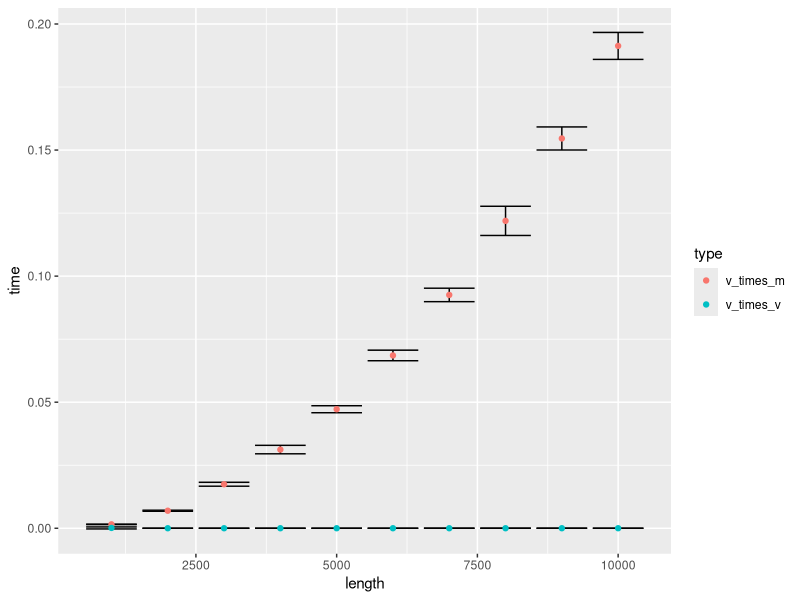
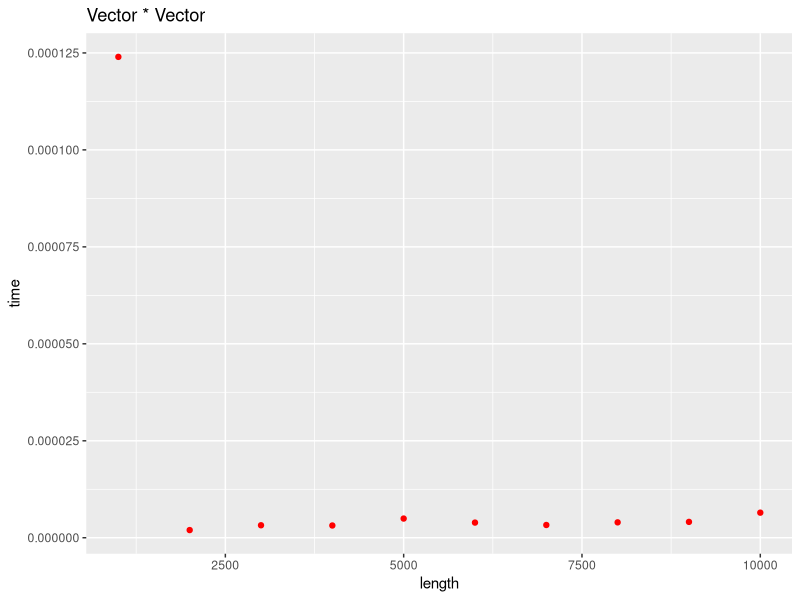
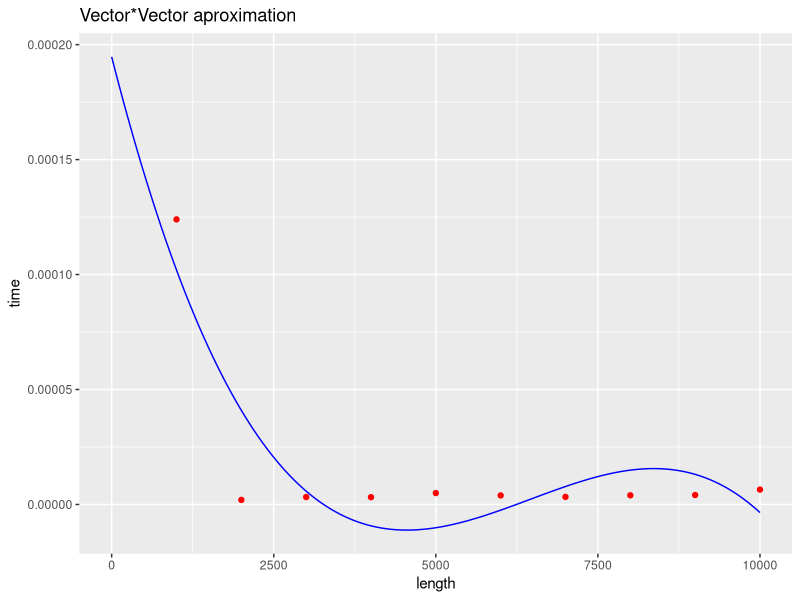
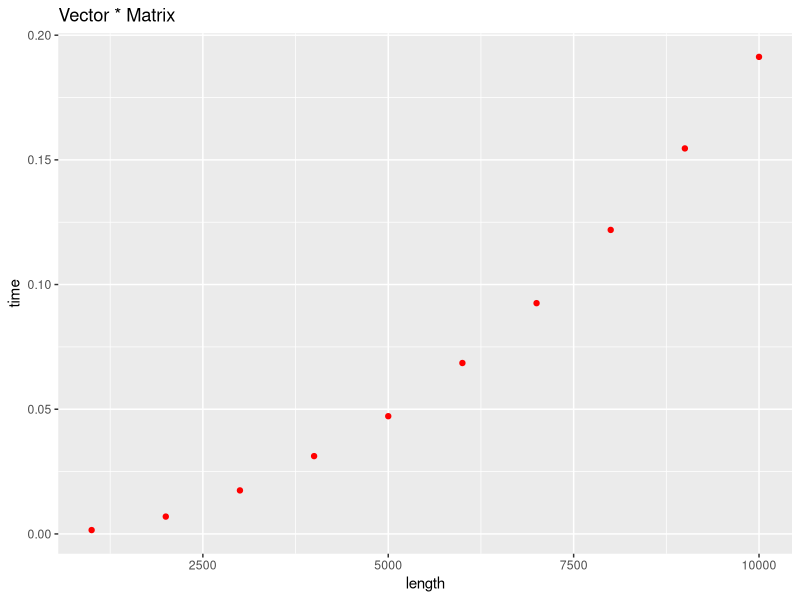
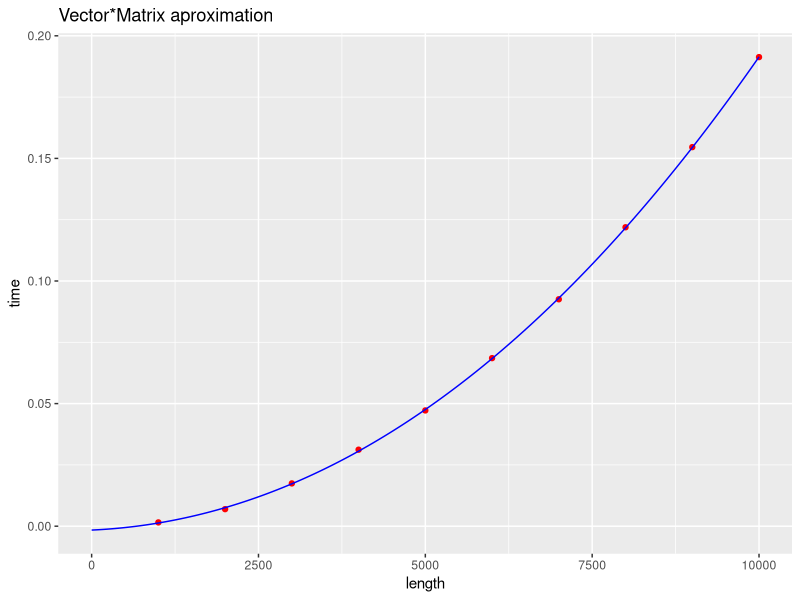

Reproduce these figures in R, in order.
## ---- chunk 1
library("ggplot2")
## ---- chunk 2
data = read.csv("data.csv")
## ---- chunk 3
colnames(data)[1] = "length"
## ---- chunk 4
data$type = as.factor(data$type)
## ---- chunk 5
data_grouped = aggregate( time ~ length:type, data = data, FUN = mean)
## ---- chunk 6
data_grouped$std = aggregate( time ~ length:type, data = data, FUN = sd )$time
## ---- chunk 7
ggplot(data_grouped, aes(length,time)) + geom_errorbar(aes(ymin=time - std, ymax=time + std)) + geom_point(aes(color = type))
## ---- chunk 8
aprox_v_times_v = data_grouped[data_grouped$type == "v_times_v",]
## ---- chunk 9
fit_v_times_v = lm(time ~ poly(length, 3, raw=TRUE), data=aprox_v_times_v)
fit_v_times_v
## ---- chunk 10
ggplot(aprox_v_times_v,aes(length,time)) + geom_point(color = "red") + labs(title ="Vector * Vector")
## ---- chunk 11
points_v_times_v = data.frame(length = seq(0,10000, length.out=250))
## ---- chunk 12
points_v_times_v$time = predict(fit_v_times_v, points_v_times_v)
last_plot() + geom_line(data = points_v_times_v, aes(length,time), color = "blue")+
         labs(title ="Vector*Vector aproximation")
## ---- chunk 13
aprox_v_times_m = data_grouped[data_grouped$type == "v_times_m",]
## ---- chunk 14
fit_v_times_m = lm(time ~ poly(length, 3, raw=TRUE), data=aprox_v_times_m)
fit_v_times_m
## ---- chunk 15
ggplot(aprox_v_times_m,aes(length,time)) + geom_point(color = "red") + labs(title ="Vector * Matrix")
## ---- chunk 16
points_v_times_m = data.frame(length = seq(0,10000, length.out=250))
## ---- chunk 17
points_v_times_m$time = predict(fit_v_times_m, points_v_times_m)
last_plot() + geom_line(data = points_v_times_m, aes(length,time), color = "blue")+
         labs(title ="Vector*Matrix aproximation")
